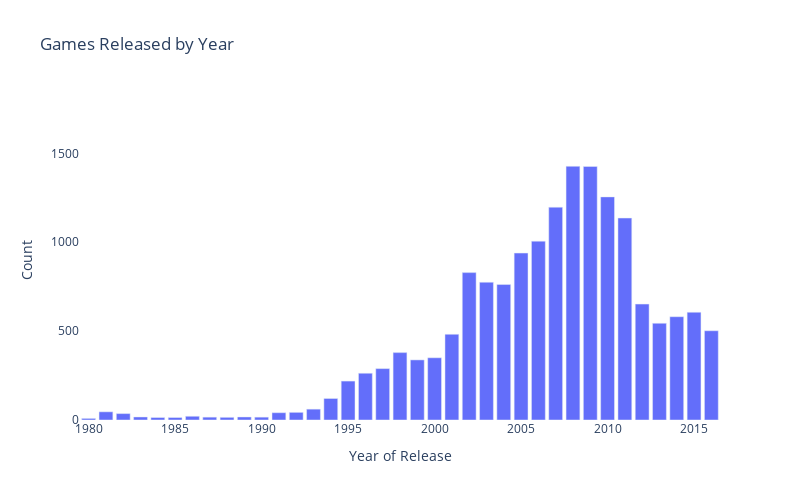

Source (notebook cell):
### Code cell
# Create bar graph of video games released by year
year_bar = px.bar(games_by_year, x='year_of_release', y='name',
                  title='Games Released by Year', 
                  labels={'year_of_release':'Year of Release', 'name':'Count'},
                  width=800, height=500)

year_bar.update_layout({
    'plot_bgcolor':'rgba(0, 0, 0, 0)',
    'paper_bgcolor':'rgba(0, 0, 0, 0)'
}) 

year_bar.update_xaxes(showgrid=False)
year_bar.update_yaxes(range=[0, 1800], showgrid=False) 


year_bar.show()

### Figure 1 — Plotly figure (JSON) as saved in the notebook; plotly's stock layout.template omitted (floating-point values rounded to 4 significant figures)
{"data": [{"alignmentgroup": "True", "hovertemplate": "Year of Release=%{x}<br>Count=%{y}<extra></extra>", "legendgroup": "", "marker": {"color": "#636efa", "pattern": {"shape": ""}}, "name": "", "offsetgroup": "", "orientation": "v", "showlegend": false, "textposition": "auto", "type": "bar", "x": [1980, 1981, 1982, 1983, 1984, 1985, 1986, 1987, 1988, 1989, 1990, 1991, 1992, 1993, 1994, 1995, 1996, 1997, 1998, 1999, 2000, 2001, 2002, 2003, 2004, 2005, 2006, 2007, 2008, 2009, 2010, 2011, 2012, 2013, 2014, 2015, 2016], "xaxis": "x", "y": [9, 46, 36, 17, 14, 14, 21, 16, 15, 17, 16, 41, 43, 61, 121, 219, 263, 289, 379, 338, 350, 482, 829, 775, 762, 939, 1006, 1197, 1427, 1426, 1255, 1136, 652, 544, 581, 606, 502], "yaxis": "y"}], "layout": {"barmode": "relative", "height": 500, "legend": {"tracegroupgap": 0}, "paper_bgcolor": "rgba(0, 0, 0, 0)", "plot_bgcolor": "rgba(0, 0, 0, 0)", "title": {"text": "Games Released by Year"}, "width": 800, "xaxis": {"anchor": "y", "domain": [0, 1], "showgrid": false, "title": {"text": "Year of Release"}}, "yaxis": {"anchor": "x", "domain": [0, 1], "range": [0, 1800], "showgrid": false, "title": {"text": "Count"}}}}
